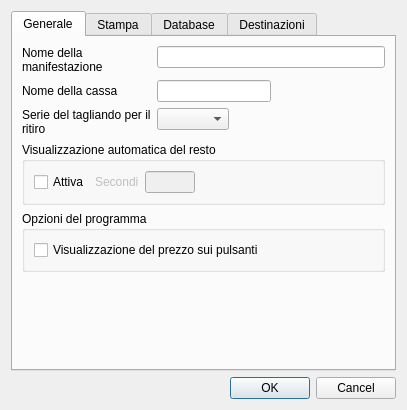
<?xml version="1.0" encoding="UTF-8"?>
<ui version="4.0">
 <class>ConfigurazioneDlg</class>
 <widget class="QDialog" name="ConfigurazioneDlg">
  <property name="geometry">
   <rect>
    <x>0</x>
    <y>0</y>
    <width>407</width>
    <height>373</height>
   </rect>
  </property>
  <property name="windowTitle">
   <string>Configurazione</string>
  </property>
  <layout class="QVBoxLayout" name="verticalLayout_6">
   <item>
    <widget class="QTabWidget" name="tabWidget">
     <property name="currentIndex">
      <number>0</number>
     </property>
     <widget class="QWidget" name="generaleTab">
      <attribute name="title">
       <string>Generale</string>
      </attribute>
      <layout class="QVBoxLayout" name="verticalLayout_2">
       <item>
        <layout class="QFormLayout" name="formLayout_2">
         <item row="0" column="0">
          <widget class="QLabel" name="label_6">
           <property name="text">
            <string>Nome della manifestazione</string>
           </property>
           <property name="wordWrap">
            <bool>true</bool>
           </property>
          </widget>
         </item>
         <item row="0" column="1">
          <widget class="QLineEdit" name="descrManifestazioneTxt">
           <property name="maxLength">
            <number>100</number>
           </property>
          </widget>
         </item>
         <item row="1" column="0">
          <widget class="QLabel" name="label_5">
           <property name="text">
            <string>Nome della cassa</string>
           </property>
           <property name="wordWrap">
            <bool>true</bool>
           </property>
          </widget>
         </item>
         <item row="1" column="1">
          <layout class="QHBoxLayout" name="horizontalLayout_3">
           <item>
            <widget class="QLineEdit" name="nomeCassaTxt">
             <property name="maxLength">
              <number>8</number>
             </property>
            </widget>
           </item>
           <item>
            <spacer name="horizontalSpacer_2">
             <property name="orientation">
              <enum>Qt::Horizontal</enum>
             </property>
             <property name="sizeHint" stdset="0">
              <size>
               <width>40</width>
               <height>20</height>
              </size>
             </property>
            </spacer>
           </item>
          </layout>
         </item>
         <item row="2" column="0">
          <widget class="QLabel" name="label_7">
           <property name="text">
            <string>Serie del tagliando per il ritiro</string>
           </property>
           <property name="wordWrap">
            <bool>true</bool>
           </property>
          </widget>
         </item>
         <item row="2" column="1">
          <layout class="QHBoxLayout" name="horizontalLayout_5">
           <item>
            <widget class="QComboBox" name="serieRitiroTxt">
             <property name="minimumContentsLength">
              <number>1</number>
             </property>
            </widget>
           </item>
           <item>
            <spacer name="horizontalSpacer_3">
             <property name="orientation">
              <enum>Qt::Horizontal</enum>
             </property>
             <property name="sizeHint" stdset="0">
              <size>
               <width>40</width>
               <height>20</height>
              </size>
             </property>
            </spacer>
           </item>
          </layout>
         </item>
        </layout>
       </item>
       <item>
        <widget class="QGroupBox" name="groupBox">
         <property name="title">
          <string>Visualizzazione automatica del resto</string>
         </property>
         <layout class="QHBoxLayout" name="horizontalLayout_6">
          <item>
           <widget class="QCheckBox" name="attivaRestoCheck">
            <property name="text">
             <string>Attiva</string>
            </property>
           </widget>
          </item>
          <item>
           <widget class="QLabel" name="durataRestoLbl">
            <property name="enabled">
             <bool>false</bool>
            </property>
            <property name="text">
             <string>Secondi</string>
            </property>
           </widget>
          </item>
          <item>
           <widget class="QLineEdit" name="durataRestoTxt">
            <property name="enabled">
             <bool>false</bool>
            </property>
            <property name="maximumSize">
             <size>
              <width>50</width>
              <height>16777215</height>
             </size>
            </property>
            <property name="maxLength">
             <number>2</number>
            </property>
           </widget>
          </item>
          <item>
           <spacer name="horizontalSpacer">
            <property name="orientation">
             <enum>Qt::Horizontal</enum>
            </property>
            <property name="sizeHint" stdset="0">
             <size>
              <width>40</width>
              <height>20</height>
             </size>
            </property>
           </spacer>
          </item>
         </layout>
         <zorder>durataRestoLbl</zorder>
         <zorder>durataRestoTxt</zorder>
         <zorder>attivaRestoCheck</zorder>
        </widget>
       </item>
       <item>
        <widget class="QGroupBox" name="groupBox_4">
         <property name="title">
          <string>Opzioni del programma</string>
         </property>
         <layout class="QVBoxLayout" name="verticalLayout_5">
          <item>
           <widget class="QCheckBox" name="visualizzaPrezzoBox">
            <property name="text">
             <string>Visualizzazione del prezzo sui pulsanti</string>
            </property>
           </widget>
          </item>
         </layout>
        </widget>
       </item>
       <item>
        <spacer name="verticalSpacer">
         <property name="orientation">
          <enum>Qt::Vertical</enum>
         </property>
         <property name="sizeHint" stdset="0">
          <size>
           <width>20</width>
           <height>40</height>
          </size>
         </property>
        </spacer>
       </item>
      </layout>
     </widget>
     <widget class="QWidget" name="stampaTab">
      <attribute name="title">
       <string>Stampa</string>
      </attribute>
      <layout class="QVBoxLayout" name="verticalLayout_4">
       <item>
        <widget class="QGroupBox" name="groupBox_3">
         <property name="title">
          <string>Scontrino</string>
         </property>
         <layout class="QHBoxLayout" name="horizontalLayout_2">
          <item>
           <layout class="QGridLayout" name="gridLayout_3">
            <item row="1" column="0" rowspan="2">
             <widget class="QCheckBox" name="intestazioneCheckBox">
              <property name="text">
               <string>Intestazione</string>
              </property>
             </widget>
            </item>
            <item row="0" column="1">
             <widget class="QPushButton" name="logoIntestazioneBtn">
              <property name="text">
               <string>Scegli</string>
              </property>
             </widget>
            </item>
            <item row="0" column="0">
             <widget class="QCheckBox" name="logoCheckBox">
              <property name="text">
               <string>Logo</string>
              </property>
             </widget>
            </item>
            <item row="0" column="2">
             <spacer name="horizontalSpacer_4">
              <property name="orientation">
               <enum>Qt::Horizontal</enum>
              </property>
              <property name="sizeHint" stdset="0">
               <size>
                <width>40</width>
                <height>20</height>
               </size>
              </property>
             </spacer>
            </item>
            <item row="1" column="1" rowspan="2" colspan="2">
             <widget class="QPlainTextEdit" name="intestazioneScontrinoTxt"/>
            </item>
            <item row="3" column="1" colspan="2">
             <widget class="QPlainTextEdit" name="fondoScontrinoTxt"/>
            </item>
            <item row="3" column="0">
             <widget class="QCheckBox" name="fondoCheckBox">
              <property name="text">
               <string>Fondo
pagina</string>
              </property>
             </widget>
            </item>
           </layout>
          </item>
         </layout>
        </widget>
       </item>
       <item>
        <widget class="QGroupBox" name="groupBox_2">
         <property name="title">
          <string>Destinazione Scontrino</string>
         </property>
         <layout class="QVBoxLayout" name="verticalLayout">
          <item>
           <layout class="QGridLayout" name="gridLayout">
            <item row="0" column="0">
             <widget class="QRadioButton" name="stampanteChk">
              <property name="text">
               <string>Stampante</string>
              </property>
             </widget>
            </item>
            <item row="0" column="3">
             <widget class="QToolButton" name="printerSelectBtn">
              <property name="enabled">
               <bool>false</bool>
              </property>
              <property name="text">
               <string>Impostazioni</string>
              </property>
             </widget>
            </item>
            <item row="1" column="0">
             <widget class="QRadioButton" name="pdfChk">
              <property name="text">
               <string>Pdf</string>
              </property>
              <property name="checked">
               <bool>true</bool>
              </property>
             </widget>
            </item>
            <item row="1" column="1">
             <widget class="QLineEdit" name="cartellaPdfTxt"/>
            </item>
            <item row="1" column="3">
             <widget class="QToolButton" name="cartellaPdfBtn">
              <property name="text">
               <string>Cambia</string>
              </property>
             </widget>
            </item>
            <item row="0" column="1">
             <widget class="QComboBox" name="stampanteBox">
              <property name="enabled">
               <bool>false</bool>
              </property>
             </widget>
            </item>
           </layout>
          </item>
         </layout>
        </widget>
       </item>
      </layout>
     </widget>
     <widget class="QWidget" name="databaseTab">
      <attribute name="title">
       <string>Database</string>
      </attribute>
      <layout class="QVBoxLayout" name="verticalLayout_8" stretch="1,1,3">
       <item>
        <layout class="QHBoxLayout" name="horizontalLayout_4">
         <item>
          <layout class="QVBoxLayout" name="verticalLayout_3">
           <item>
            <widget class="QLabel" name="label_3">
             <property name="text">
              <string>Path del database</string>
             </property>
            </widget>
           </item>
           <item>
            <spacer name="verticalSpacer_2">
             <property name="orientation">
              <enum>Qt::Vertical</enum>
             </property>
             <property name="sizeHint" stdset="0">
              <size>
               <width>20</width>
               <height>20</height>
              </size>
             </property>
            </spacer>
           </item>
          </layout>
         </item>
         <item>
          <widget class="QPlainTextEdit" name="dbPathTxt">
           <property name="sizePolicy">
            <sizepolicy hsizetype="Expanding" vsizetype="Preferred">
             <horstretch>0</horstretch>
             <verstretch>0</verstretch>
            </sizepolicy>
           </property>
           <property name="maximumSize">
            <size>
             <width>16777215</width>
             <height>50</height>
            </size>
           </property>
           <property name="readOnly">
            <bool>true</bool>
           </property>
          </widget>
         </item>
        </layout>
       </item>
       <item>
        <layout class="QHBoxLayout" name="horizontalLayout">
         <item>
          <widget class="QLabel" name="label">
           <property name="text">
            <string>Password di amministrazione</string>
           </property>
          </widget>
         </item>
         <item>
          <widget class="QLineEdit" name="adminPasswordTxt">
           <property name="maxLength">
            <number>10</number>
           </property>
           <property name="echoMode">
            <enum>QLineEdit::Password</enum>
           </property>
          </widget>
         </item>
         <item>
          <spacer name="horizontalSpacer_7">
           <property name="orientation">
            <enum>Qt::Horizontal</enum>
           </property>
           <property name="sizeHint" stdset="0">
            <size>
             <width>40</width>
             <height>20</height>
            </size>
           </property>
          </spacer>
         </item>
        </layout>
       </item>
       <item>
        <widget class="QGroupBox" name="groupBox_1">
         <property name="sizePolicy">
          <sizepolicy hsizetype="Preferred" vsizetype="Expanding">
           <horstretch>0</horstretch>
           <verstretch>0</verstretch>
          </sizepolicy>
         </property>
         <property name="title">
          <string>Operazioni sul database</string>
         </property>
         <layout class="QGridLayout" name="gridLayout_2">
          <item row="2" column="1">
           <widget class="QPushButton" name="cancellaOrdiniBtn">
            <property name="sizePolicy">
             <sizepolicy hsizetype="Minimum" vsizetype="Expanding">
              <horstretch>0</horstretch>
              <verstretch>0</verstretch>
             </sizepolicy>
            </property>
            <property name="text">
             <string>Inizializza contatore ordini</string>
            </property>
            <property name="icon">
             <iconset resource="risorse.qrc">
              <normaloff>:/GestCassa/db_reset</normaloff>:/GestCassa/db_reset</iconset>
            </property>
            <property name="iconSize">
             <size>
              <width>32</width>
              <height>32</height>
             </size>
            </property>
           </widget>
          </item>
          <item row="0" column="0">
           <widget class="QPushButton" name="importArticoliBtn">
            <property name="sizePolicy">
             <sizepolicy hsizetype="Minimum" vsizetype="Expanding">
              <horstretch>0</horstretch>
              <verstretch>0</verstretch>
             </sizepolicy>
            </property>
            <property name="text">
             <string>Importa Reparti ed Articoli</string>
            </property>
            <property name="icon">
             <iconset resource="risorse.qrc">
              <normaloff>:/GestCassa/db_in</normaloff>:/GestCassa/db_in</iconset>
            </property>
            <property name="iconSize">
             <size>
              <width>32</width>
              <height>32</height>
             </size>
            </property>
           </widget>
          </item>
          <item row="0" column="1">
           <widget class="QPushButton" name="exportArticoliBtn">
            <property name="sizePolicy">
             <sizepolicy hsizetype="Minimum" vsizetype="Expanding">
              <horstretch>0</horstretch>
              <verstretch>0</verstretch>
             </sizepolicy>
            </property>
            <property name="text">
             <string>Esporta Reparti ed Articoli</string>
            </property>
            <property name="icon">
             <iconset resource="risorse.qrc">
              <normaloff>:/GestCassa/db_out</normaloff>:/GestCassa/db_out</iconset>
            </property>
            <property name="iconSize">
             <size>
              <width>32</width>
              <height>32</height>
             </size>
            </property>
           </widget>
          </item>
          <item row="2" column="0">
           <widget class="QPushButton" name="exportOrdiniBtn">
            <property name="sizePolicy">
             <sizepolicy hsizetype="Minimum" vsizetype="Expanding">
              <horstretch>0</horstretch>
              <verstretch>0</verstretch>
             </sizepolicy>
            </property>
            <property name="text">
             <string>Esporta storico ordini</string>
            </property>
            <property name="icon">
             <iconset resource="risorse.qrc">
              <normaloff>:/GestCassa/db_out</normaloff>:/GestCassa/db_out</iconset>
            </property>
            <property name="iconSize">
             <size>
              <width>32</width>
              <height>32</height>
             </size>
            </property>
           </widget>
          </item>
          <item row="3" column="1">
           <widget class="QPushButton" name="resetDbBtn">
            <property name="sizePolicy">
             <sizepolicy hsizetype="Minimum" vsizetype="Expanding">
              <horstretch>0</horstretch>
              <verstretch>0</verstretch>
             </sizepolicy>
            </property>
            <property name="text">
             <string>Reset archivio</string>
            </property>
            <property name="icon">
             <iconset resource="risorse.qrc">
              <normaloff>:/GestCassa/db_delete</normaloff>:/GestCassa/db_delete</iconset>
            </property>
            <property name="iconSize">
             <size>
              <width>32</width>
              <height>32</height>
             </size>
            </property>
           </widget>
          </item>
          <item row="3" column="0">
           <widget class="QPushButton" name="resetBuoniBtn">
            <property name="sizePolicy">
             <sizepolicy hsizetype="Minimum" vsizetype="Expanding">
              <horstretch>0</horstretch>
              <verstretch>0</verstretch>
             </sizepolicy>
            </property>
            <property name="text">
             <string>Reset Buoni</string>
            </property>
            <property name="icon">
             <iconset resource="risorse.qrc">
              <normaloff>:/GestCassa/db_delete</normaloff>:/GestCassa/db_delete</iconset>
            </property>
            <property name="iconSize">
             <size>
              <width>32</width>
              <height>32</height>
             </size>
            </property>
           </widget>
          </item>
         </layout>
        </widget>
       </item>
      </layout>
     </widget>
     <widget class="QWidget" name="destinazioniTab">
      <attribute name="title">
       <string>Destinazioni</string>
      </attribute>
      <layout class="QVBoxLayout" name="verticalLayout_7">
       <item>
        <widget class="DestinazioniDlg" name="widget" native="true">
         <property name="enabled">
          <bool>true</bool>
         </property>
        </widget>
       </item>
      </layout>
     </widget>
    </widget>
   </item>
   <item>
    <widget class="QDialogButtonBox" name="buttonBox">
     <property name="standardButtons">
      <set>QDialogButtonBox::Cancel|QDialogButtonBox::Ok</set>
     </property>
    </widget>
   </item>
  </layout>
 </widget>
 <customwidgets>
  <customwidget>
   <class>DestinazioniDlg</class>
   <extends>QWidget</extends>
   <header>destinazionidlg.h</header>
   <container>1</container>
  </customwidget>
 </customwidgets>
 <tabstops>
  <tabstop>nomeCassaTxt</tabstop>
  <tabstop>buttonBox</tabstop>
  <tabstop>printerSelectBtn</tabstop>
 </tabstops>
 <resources>
  <include location="risorse.qrc"/>
 </resources>
 <connections>
  <connection>
   <sender>logoCheckBox</sender>
   <signal>clicked(bool)</signal>
   <receiver>logoIntestazioneBtn</receiver>
   <slot>setEnabled(bool)</slot>
   <hints>
    <hint type="sourcelabel">
     <x>69</x>
     <y>77</y>
    </hint>
    <hint type="destinationlabel">
     <x>146</x>
     <y>84</y>
    </hint>
   </hints>
  </connection>
  <connection>
   <sender>intestazioneCheckBox</sender>
   <signal>clicked(bool)</signal>
   <receiver>intestazioneScontrinoTxt</receiver>
   <slot>setEnabled(bool)</slot>
   <hints>
    <hint type="sourcelabel">
     <x>47</x>
     <y>125</y>
    </hint>
    <hint type="destinationlabel">
     <x>148</x>
     <y>128</y>
    </hint>
   </hints>
  </connection>
  <connection>
   <sender>fondoCheckBox</sender>
   <signal>clicked(bool)</signal>
   <receiver>fondoScontrinoTxt</receiver>
   <slot>setEnabled(bool)</slot>
   <hints>
    <hint type="sourcelabel">
     <x>56</x>
     <y>190</y>
    </hint>
    <hint type="destinationlabel">
     <x>148</x>
     <y>202</y>
    </hint>
   </hints>
  </connection>
 </connections>
</ui>
